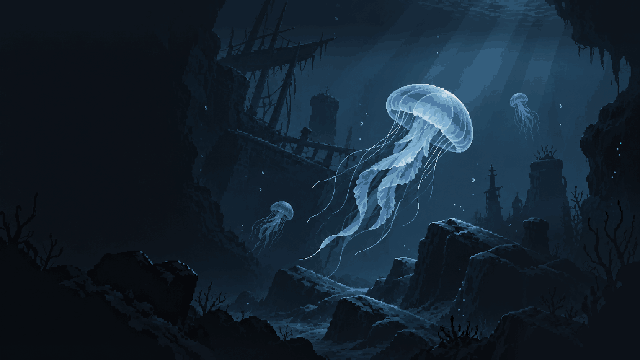
#> input picture art/archive/incoming_1028/title_jelly_1024/src/background_native.png, 640 x 360 px
$ python bake_game_assets.py
#> lines starting #> are read from the running program, lines starting #| are printed output that depends on the picture; after the words box and inside, x2 and y2 are one past the last pixel; in counts of white or black regions, pixels touching at a corner belong together
"""标题页·深海水母（方向二 青光航标）游戏素材烘焙：
- scene.png      640×360 场景底图（Codex 43 版原图，不改像素）
- glow.png       640×360 灰度柔光遮罩（高亮像素 → 高斯模糊；着色器里按青色加亮，水母与暗部分层）
- logo_mark.png  Logo 主体：像素徽记（塔 + 三角）与像素中文；拉丁小字（ARKNIGHTS / RHODES ISLAND / SURVIVORS）
                 原素材里 SURVIVORS 有错形，改由游戏内矢量字画
运行：D:/Anaconda/python.exe -B art/archive/incoming_1028/title_jelly_1024/bake_game_assets.py
"""
from pathlib import Path
from PIL import Image, ImageFilter

P = Path(__file__).resolve().parent
ROOT = P.parents[3]
OUT = ROOT / 'game/art/ui/title_deep'


def main():
    OUT.mkdir(parents=True, exist_ok=True)
    bg = Image.open(P / 'src/background_native.png').convert('RGB')
    bg.save(OUT / 'scene.png', optimize=True)
    # 1920 上 28px 模糊 = 原图 9.3px；阈值 150 同对照图
    mask = bg.convert('L').point(lambda v: 255 if v > 150 else 0)
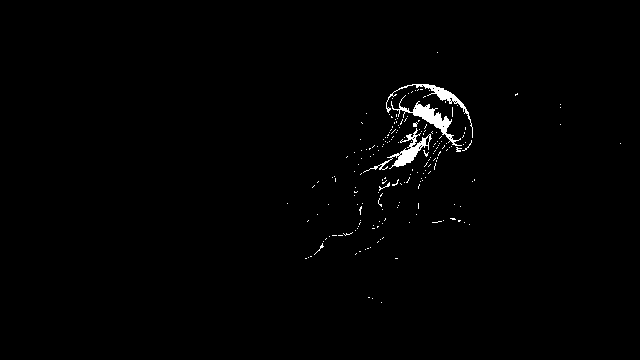
#> mask: PIL image 640x360 L; 0.97% white; 197 white regions (193 under 20 px), largest, box (x1, y1, x2, y2) and area: (391, 95, 462, 146) 658, (363, 128, 432, 173) 579, (386, 84, 473, 138) 453, (379, 182, 390, 191) 24
    mask.filter(ImageFilter.GaussianBlur(9.3)).save(OUT / 'glow.png', optimize=True)
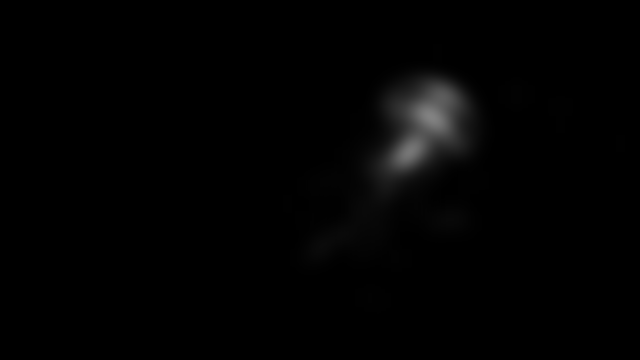
#> saved as glow.png: PIL image 640x360 L; min 0, max 130, mean 2.5
#> (the run stopped early here; a loop or call above may not have finished)
